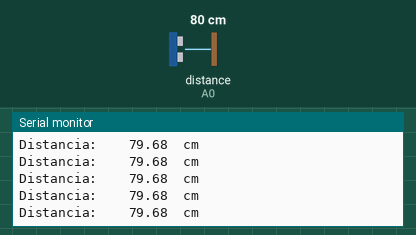
Simulated run of this sketch. Board: Arduino Uno, built with avr-gcc and run on an emulated ATmega328P. On the bench: the last lines printed to the serial monitor. Wiring (inferred from the names in the program): ultrasonic range finder: trigger pin 9; echo A0. Inputs (shaded band) come from the test bench; at power-on: distance to the obstacle (sensor on A0) 80 cm. The echo pulse lasts 58.3 µs per cm.

Above: at 1.2 s.
1.3 s: distance to the obstacle (sensor on A0) set to 2 cm
At 2.4 s:
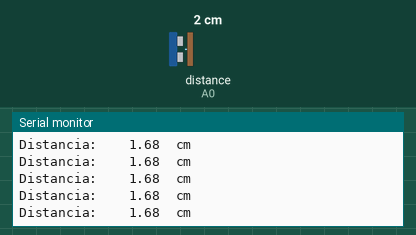
4.3 s: distance to the obstacle (sensor on A0) set to 18 cm
At 4.9 s:
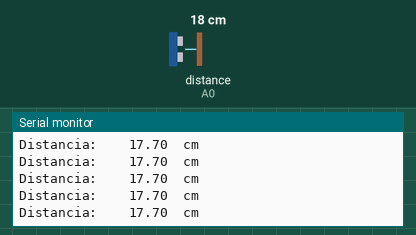
7.3 s: distance to the obstacle (sensor on A0) set to 4 cm
At 7.9 s:
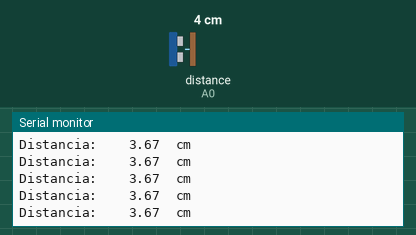
13.3 s: distance to the obstacle (sensor on A0) set to 35 cm
At 14.1 s:
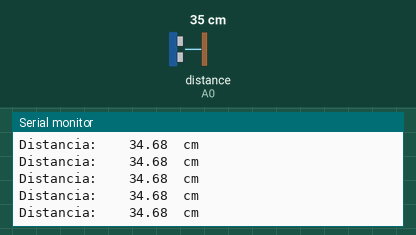
16.3 s: distance to the obstacle (sensor on A0) set to 120 cm
At 17.1 s:
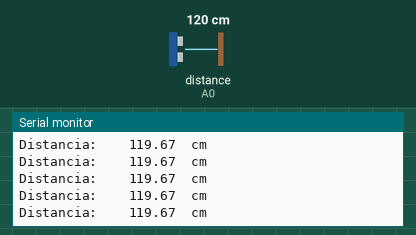
19.3 s: distance to the obstacle (sensor on A0) set to 60 cm
At 19.8 s:
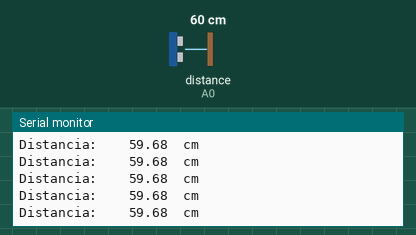
Timing chart, 0 to 22.3 s (numbered marks = the images above; inputs shaded):
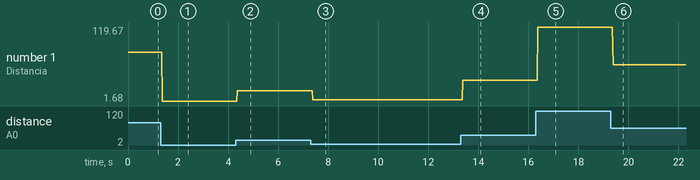

The sketch:

Ultras_nico.ino
```cpp
// Creamos las constantes de los pines
const int TriggerPin = 9;  // Debe estar conectado al pin digital
const int EchoPin = A0;    // Debe estar conectado a un pin analógico

// Creamos las variables de estado
long time;
float distance;

void setup() {
  // Inicializamos el monitor serie a 9600 baudiosss
  Serial.begin(9600);

  // Definimos los pines
  pinMode(TriggerPin, OUTPUT);
  pinMode(EchoPin, INPUT);
}

void loop() {
  // Realizamos la configuración inicial correspondiente al TriggerPin
  digitalWrite(TriggerPin, LOW);
  delayMicroseconds(2);
  digitalWrite(TriggerPin, HIGH);
  delayMicroseconds(10);
  digitalWrite(TriggerPin, LOW);

  // Calculamos la distancia
  time = pulseIn(EchoPin, HIGH) / 2;
  distance = time * 0.0343;

  // Mostramos en el monitor serie la distancia
  Serial.print("Distancia:		");
  Serial.print(distance);
  Serial.println("	cm");
}
```

Measured:
- after the input at 1.3 s, the serial monitor: prints a new line after 0.08 s (image 1)
- after the input at 4.3 s, the serial monitor: prints a new line after 0.07 s (image 2)
- after the input at 7.3 s, the serial monitor: prints a new line after 0.09 s (image 3)
- after the input at 13.3 s, the serial monitor: prints a new line after 0.07 s (image 4)
- after the input at 16.3 s, the serial monitor: prints a new line after 0.07 s (image 5)
- after the input at 19.3 s, the serial monitor: prints a new line after 0.09 s (image 6)
- plotted number 1: 79.68 → 1.68 after the input at 1.3 s, 1.68 → 17.7 after the input at 4.3 s, 17.7 → 3.67 after the input at 7.3 s, 3.67 → 34.68 after the input at 13.3 s, 34.68 → 119.67 after the input at 16.3 s
